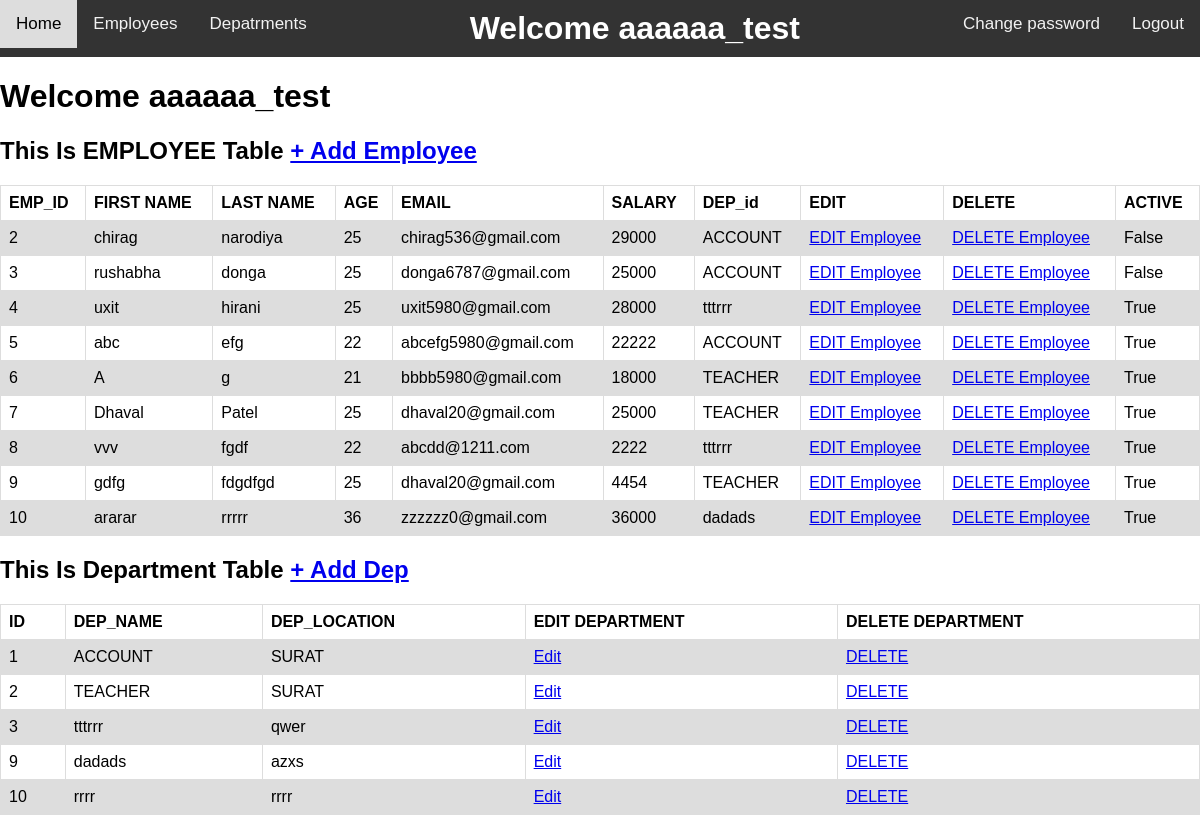
Page /members1/ (signed in) on the committed database.
### members/models.py (models this page shows, shortened)
class Employee(models.Model):
    f_name = models.CharField(max_length=255)
    l_name = models.CharField(max_length=255)
    age = models.IntegerField()
    dep = models.ForeignKey('Dep', on_delete=models.CASCADE)
    salary = models.IntegerField(null=True)
    email = models.EmailField(max_length=254, null=True)
    active = models.BooleanField(default=True)

class Dep(models.Model):
    dep_name = models.CharField(max_length=255)
    dep_location = models.CharField(max_length=255)

### members/views.py (the view)
# urls.py: path('members1/', views.members1, name='members1'),
@login_required(login_url="/login/")
def members1(request):
    name = request.user.first_name
    emp_list = Employee.objects.all()
    dep_list = Dep.objects.all().values()
    template = loader.get_template('my_first1.html')
    context = {
        'emp_list': emp_list,
        'dep_list': dep_list,
        'f_name': name
    }
    return HttpResponse(template.render(context, request))

### members/templates/my_first1.html (shortened to what this page needs)
{% extends "master.html" %}
{% block content %}
  <h1>Welcome {{ f_name }}</h1>
<h2>This Is EMPLOYEE Table <a href="{% url 'add_employee' %}"> + Add Employee</a> </h2>
<table>
    <tr>
    <th>EMP_ID</th>
    <th>FIRST NAME</th>
    <th>LAST NAME</th>
    <th>AGE</th>
    <th>EMAIL</th>
    <th>SALARY</th>
    <th>DEP_id</th>
    <th>EDIT</th>
    <th>DELETE</th>
    <th>ACTIVE</th>
  </tr>
  {% for emp_obj in emp_list %}
  <tr>
    <td>{{emp_obj.id}}</td>
    <td>{{emp_obj.f_name}}</td>
    <td>{{emp_obj.l_name}}</td>
    <td>{{emp_obj.age}}</td>
    <td>{{emp_obj.email}}</td>
    <td>{{emp_obj.salary}}</td>
      <td>{{emp_obj.dep.dep_name}}</td>
      <td> <a href="{% url 'edit_emp' emp_obj.id %}"> EDIT Employee</a> </td>
      <td> <a href="{% url 'delete_emp' emp_obj.id %}"> DELETE Employee</a> </td>
      <td>{{emp_obj.active}}</td>
  </tr>
  {% endfor %}
</table>
<h2>This Is Department Table <a href="{% url 'add_dep' %}">+ Add Dep</a></h2>
<table>
    <tr>
        <th>ID</th>
        <th>DEP_NAME</th>
        <th>DEP_LOCATION</th>
        <th>EDIT DEPARTMENT</th>
        <th>DELETE DEPARTMENT</th>
    </tr>
    {% for y in dep_list %}
    <tr>
        <td>{{y.id}}</td>
        <td>{{y.dep_name}}</td>
        <td>{{y.dep_location}}</td>
        <td> <a href="{% url 'edit_dep' y.id %}"> Edit </a></td>
        <td> <a href="{% url 'delete_dep' y.id %}"> DELETE </a></td>
    </tr>
    {% endfor %}
</table>
{% endblock %}

### members/templates/master.html (shortened to what this page needs)
<!DOCTYPE html>
<html>
<head>
</head>
<body>
<div class="topnav">
  <a href="{% url 'home' %}">Home</a>
  <a href="{% url 'emp_list' %}">Employees</a>
  <a href="{% url 'dep_list' %}">Depatrments</a>
    <div style="float: right">
  <a href="{% url 'change_password' %}" >Change password</a>
  <a href="{% url 'logout' %}">Logout</a>
    </div>
<h1 style="text-align:center;color:white;margin:10px">Welcome {{ f_name }}</h1>
</div>
{% block content %}
{% endblock %}
</body>
</html>

### rows in the picture
Employee: id "2", f_name "chirag", l_name "narodiya", age "25", email "chirag536@gmail.com", salary "29000", dep.dep_name "ACCOUNT", active "False"
Employee: id "3", f_name "rushabha", l_name "donga", age "25", email "donga6787@gmail.com", salary "25000", dep.dep_name "ACCOUNT", active "False"
Employee: id "4", f_name "uxit", l_name "hirani", age "25", email "uxit5980@gmail.com", salary "28000", dep.dep_name "tttrrr", active "True"
Employee: id "5", f_name "abc", l_name "efg", age "22", email "abcefg5980@gmail.com", salary "22222", dep.dep_name "ACCOUNT", active "True"
Employee: id "6", f_name "A", l_name "g", age "21", email "bbbb5980@gmail.com", salary "18000", dep.dep_name "TEACHER", active "True"
Employee: id "7", f_name "Dhaval", l_name "Patel", age "25", email "dhaval20@gmail.com", salary "25000", dep.dep_name "TEACHER", active "True"
Employee: id "8", f_name "vvv", l_name "fgdf", age "22", email "abcdd@1211.com", salary "2222", dep.dep_name "tttrrr", active "True"
Employee: id "9", f_name "gdfg", l_name "fdgdfgd", age "25", email "dhaval20@gmail.com", salary "4454", dep.dep_name "TEACHER", active "True"
Employee: id "10", f_name "ararar", l_name "rrrrr", age "36", email "zzzzzz0@gmail.com", salary "36000", dep.dep_name "dadads", active "True"
Dep: id "1", dep_name "ACCOUNT", dep_location "SURAT"
Dep: id "2", dep_name "TEACHER", dep_location "SURAT"
Dep: id "3", dep_name "tttrrr", dep_location "qwer"
Dep: id "9", dep_name "dadads", dep_location "azxs"
Dep: id "10", dep_name "rrrr", dep_location "rrrr"

### other values in the picture
{{ f_name }} "aaaaaa_test"
